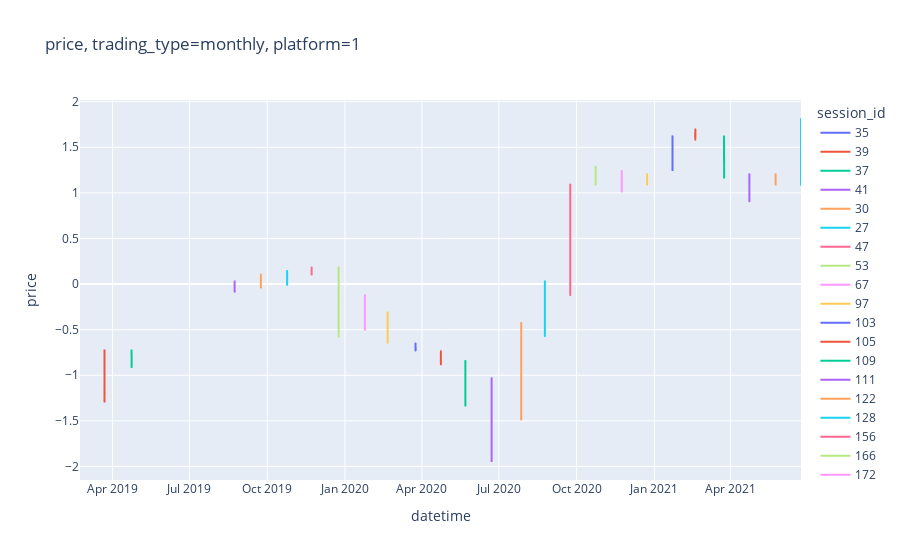
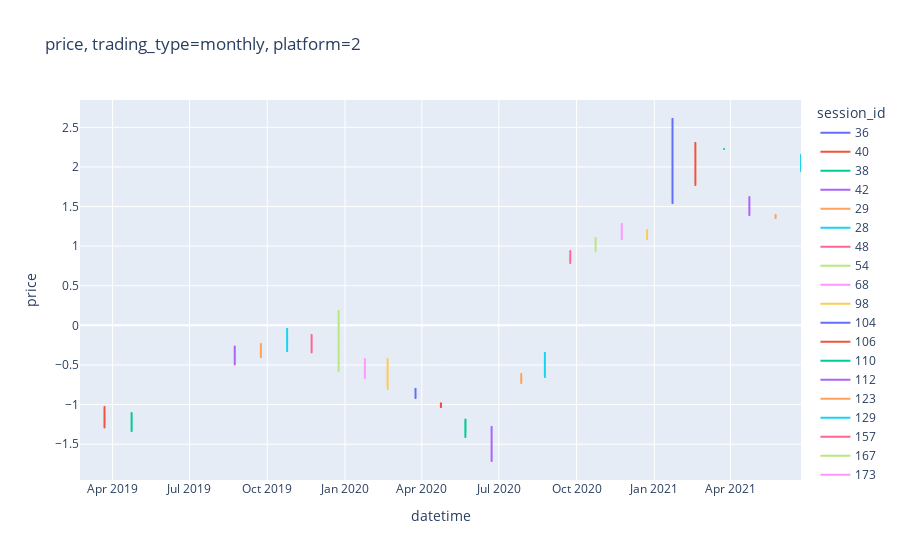
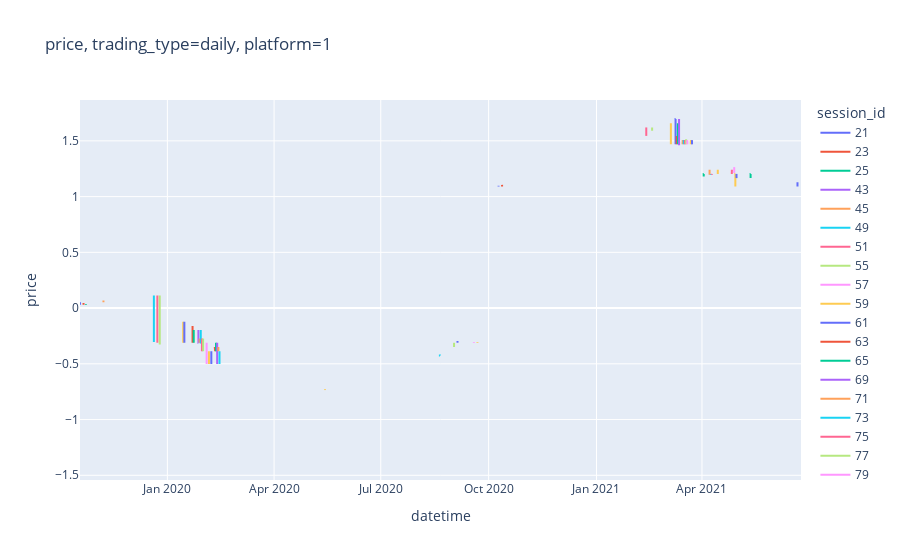
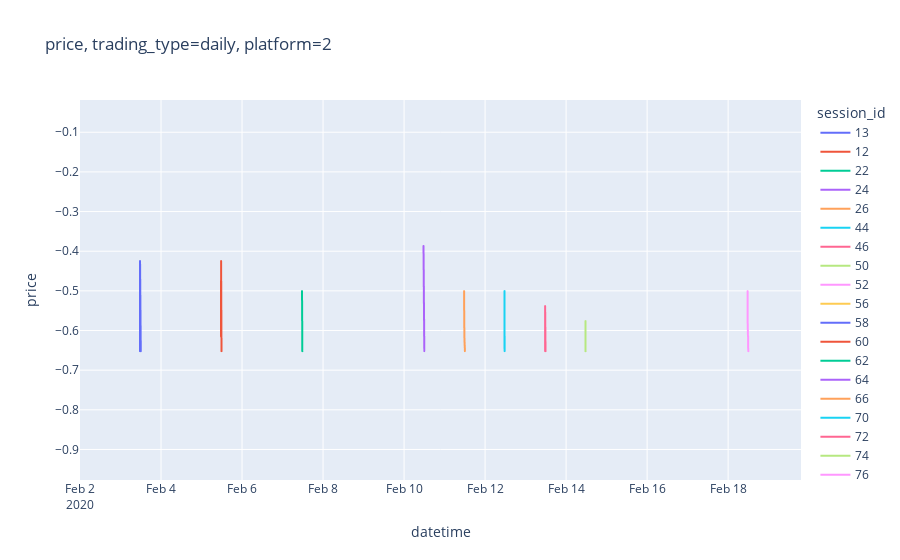

The notebook cell these images were saved under, in order:
### Code cell
for trading_type in ['monthly', 'daily']:
    for platform_id in [1, 2]:
        df = all_data[(all_data['trading_type'] == trading_type) & (all_data['platform_id'] == platform_id)]
        fig = px.line(df, x='datetime', y='price', color='session_id', title=f'price, trading_type={trading_type}, platform={platform_id}')
        fig.show()
